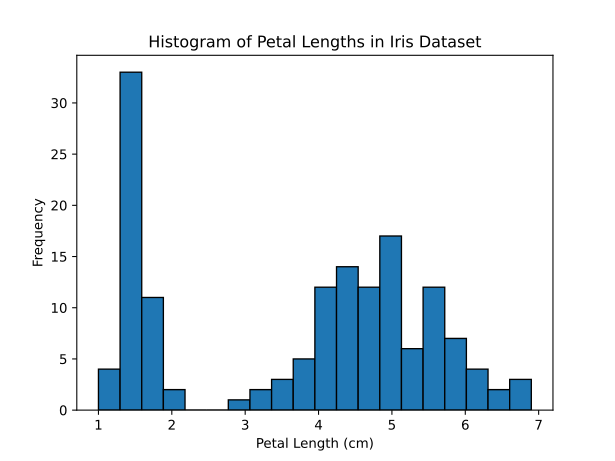

Recreate this plot in Python.
import json
import matplotlib.pyplot as plt
import seaborn as sns
import numpy as np

# Load the dataset
iris = sns.load_dataset('iris')

# Choose a column for the histogram, for example, the 'petal_length'
data = iris['petal_length']

# Calculate histogram data
counts, bin_edges = np.histogram(data, bins=20)

# Create the histogram plot
plt.hist(data, bins=20, edgecolor='black')
plt.title('Histogram of Petal Lengths in Iris Dataset')
plt.xlabel('Petal Length (cm)')
plt.ylabel('Frequency')

# Save the plot as an SVG file
plt.savefig('histogram.svg', format='svg')

# Bin widths
bin_widths = np.diff(bin_edges)

# Generating the 'maidr' structure
maidr = {
    "type": "hist",
    "id": "hist",
    "selector": "TODO: TYPE YOUR HISTOGRAM SELECTOR HERE",
    "title": "Histogram of Petal Lengths in Iris Dataset",
    "axes": {
        "x": {
            "label": "Petal Length (cm)",
        },
        "y": {
            "label": "Frequency",
        },
    },
    "data": []
}

# Populate data structure
for i in range(len(counts)):
    maidr["data"].append({
         "y": int(counts[i]),  # Convert to int
         "count": int(counts[i]),  # Convert to int
         "x": float(bin_edges[i]),  # Convert to float
         "xmin": float(bin_edges[i]),  # Convert to float
         "xmax": float(bin_edges[i+1]),  # Convert to float
         "density": float(counts[i]) / sum(counts),
         "ncount": float(counts[i]) / len(data),
         "ndensity": float(counts[i]) / (sum(counts) * bin_widths[i]),
         "flipped_aes": False,
         "PANEL": "1",
         "group": "1",
         "ymin": 0,
         "ymax": int(counts[i]),  # Convert to int
         "fill": "",
         "linewidth": 1,
         "linetype": "solid",
     })

# Writing the raw data to a JSON file
with open("histogram_raw_data.json", 'w') as json_file:
    json.dump(maidr["data"], json_file, indent=4)

# Writing the dictionary to a JSON file
with open("histogram_maidr.json", 'w') as json_file:
    json.dump(maidr, json_file, indent=4)

# Display the plot
plt.show()

# Close the plot
plt.close()
